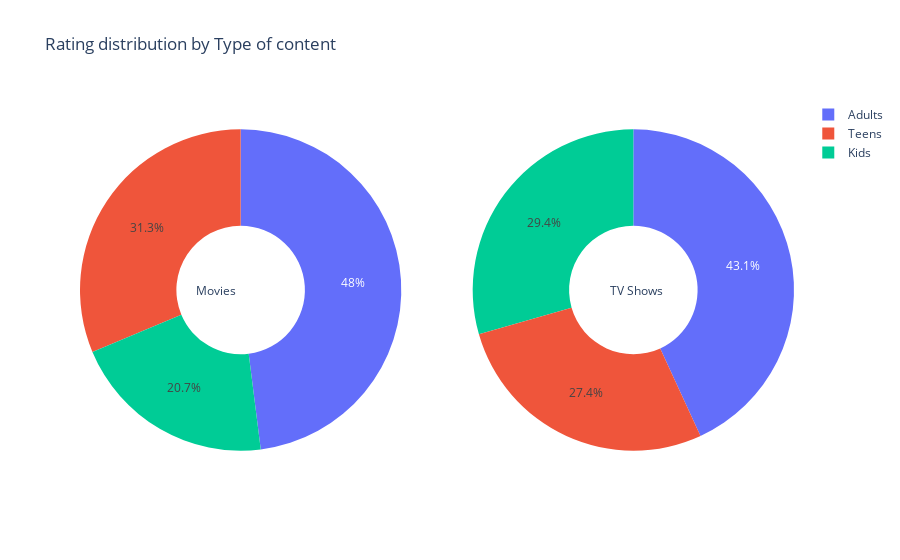

Here is the notebook cell this chart was saved with:
### Code cell
movie_rating_df = generate_rating_df(movie_df)
show_rating_df = generate_rating_df(show_df)

fig = make_subplots(rows=1, cols=2, specs=[[{"type": "pie"}, {"type": "pie"}]])

fig.add_trace(
    go.Pie(labels=movie_rating_df['target_ages'], values=movie_rating_df['counts']),
    row=1, col=1
)

fig.add_trace(
    go.Pie(labels=show_rating_df['target_ages'], values=show_rating_df['counts']),
    row=1, col=2
)

fig.update_traces(textposition='inside', hole=.4, hoverinfo="label+percent+name")
fig.update_layout(
    title_text="Rating distribution by Type of content",
    # Add annotations in the center of the donut pies.
    annotations=[dict(text='Movies', x=0.16, y=0.5, font_size=12, showarrow=False),
                 dict(text='TV Shows', x=0.82, y=0.5, font_size=12, showarrow=False)])
fig.show()

### Figure 1 — Plotly figure (JSON) as saved in the notebook; plotly's stock layout.template omitted (floating-point values rounded to 4 significant figures)
{"data": [{"textposition": "inside", "domain": {"y": [0, 1], "x": [0, 0.45]}, "labels": ["Kids", "Kids", "Kids", "Kids", "Kids", "Kids", "Kids", "Teens", "Teens", "Adults", "Adults", "Adults", "Adults", "Adults"], "values": [41, 287, 126, 540, 131, 139, 5, 492, 1427, 3, 75, 799, 2063, 3], "hoverinfo": "label+percent+name", "hole": 0.4, "type": "pie"}, {"textposition": "inside", "domain": {"y": [0, 1], "x": [0.55, 1]}, "labels": ["Kids", "Kids", "Kids", "Kids", "Kids", "Teens", "Adults", "Adults", "Adults"], "values": [94, 321, 175, 194, 1, 731, 4, 2, 1144], "hoverinfo": "label+percent+name", "hole": 0.4, "type": "pie"}], "layout": {"annotations": [{"y": 0.5, "text": "Movies", "font": {"size": 12}, "x": 0.16, "showarrow": false}, {"y": 0.5, "text": "TV Shows", "font": {"size": 12}, "x": 0.82, "showarrow": false}], "title": {"text": "Rating distribution by Type of content"}}}
